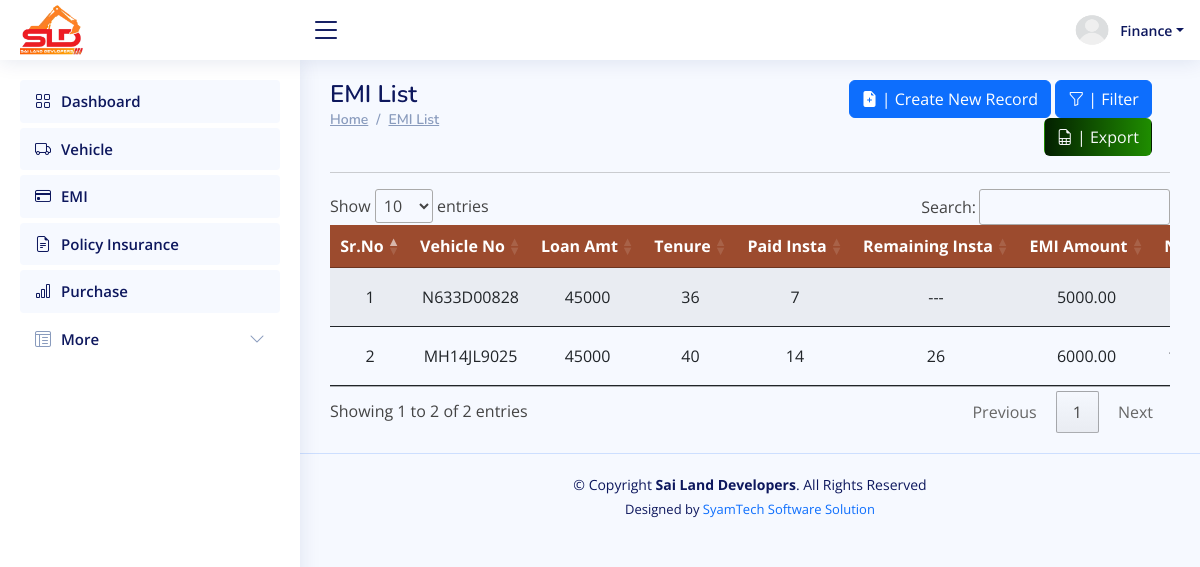
Page /finance/emi_list/ (signed in) on the committed database.
### ERP_Admin/models.py (models this page shows, shortened)
class CustomUser(AbstractUser):
    is_admin = models.BooleanField(default=False)
    is_account = models.BooleanField(default=False)
    is_workshop = models.BooleanField(default=False)
    is_driver = models.BooleanField(default=False)
    is_finance = models.BooleanField(default=False)
    is_fuel = models.BooleanField(default=False)
    emp_id = models.OneToOneField(EMP_ID, on_delete=models.CASCADE, null=True)
    profile_photo=models.ImageField(upload_to="profile_images", max_length=None, null=True, blank=True)
    groups = models.ManyToManyField(
        Group,
        related_name='customuser_groups',  # Custom reverse relation name
        blank=True
    )
    user_permissions = models.ManyToManyField(
        Permission,
        related_name='customuser_permissions',  # Custom reverse relation name
        blank=True
    )
    def __str__(self):
        return self.username

class EMI(models.Model):
    vehicle = models.ForeignKey(Vehicle, on_delete=models.CASCADE, related_name='emis')
    finance_bank = models.ForeignKey(Finance_Bank, on_delete=models.CASCADE, related_name='emis',null=True, blank=True)
    loan_account_no=models.CharField(max_length=50,null=True)
    emi_amount = models.DecimalField(max_digits=10,default=0, decimal_places=2)
    loan_amount=models.BigIntegerField()
    total_installments = models.PositiveIntegerField(default=0)
    paid_installments = models.PositiveIntegerField(default=0)
    next_due_date = models.DateField(null=True, blank=True)
    file=models.FileField(upload_to='emi/', max_length=100)
    frequency = models.CharField( max_length=20, choices=FREQUENCY_CHOICES,  default='monthly' )
    status = models.CharField( max_length=20, choices=EMI_STATUS_CHOICES,  default='pending' )
    interest_rate = models.DecimalField(null=True, blank=True,max_digits=5, decimal_places=2, help_text='Interest rate in percentage')
    tenure = models.PositiveIntegerField()
    @property
    def remaining_installments(self):
        return self.tenure - self.paid_installments

class Vehicle(models.Model):
    owner_name = models.CharField(max_length=50,null=True,blank=True)
    model_name = models.ForeignKey(VehicleModel, related_name='vehicle_model_name', null=True, blank=True, on_delete=models.CASCADE)
    vehicle_number = models.CharField(max_length=50, unique=True)
    status=models.CharField(max_length=50, default='active', choices=VEHICLE_STATUS)
    def __str__(self):
        return f"{self.model_name.model_name} ({self.vehicle_number[:-5]} {self.vehicle_number[-4:]})"

### ERP_Finance/views.py (the view)
# urls.py: path('emi_list/', views.emi_list, name='finance_emi_list'),
@finance_required
def emi_list(request):
    emi=EMI.objects.select_related('vehicle').order_by('next_due_date')
    filter = EMIFilter(request.GET, queryset=emi)
    filtered_data = filter.qs  # Filtered queryset
    form=EMIForm()
    context={
        'form':form,
        'emi':filtered_data,
        'filter':filter,
    }
    return render(request, 'finance_emi_list.html',context)

### ERP_Finance/forms.py (shortened to what this page needs)
class EMIForm(forms.ModelForm):
    class Meta:
        model = EMI
        fields = ['vehicle', 'finance_bank','loan_account_no','next_due_date', 'loan_amount','emi_amount','tenure', 'paid_installments', 'file','frequency','status']
        widgets = {
            'next_due_date': forms.DateInput(attrs={'type': 'date'}),
            'loan_amount': forms.NumberInput(attrs={'placeholder': 'Enter Loan Amount'}),
            'total_installments': forms.NumberInput(attrs={'placeholder': 'Total Installments'}),
            'paid_installments': forms.NumberInput(attrs={'placeholder': 'Paid Installments'}),
            'file': forms.ClearableFileInput(attrs={'class': 'form-control'}),
        }

### ERP_Admin/models.py (called while the page is built)
    def __str__(self):
        return self.bank_name

### ERP_Finance/views.py (called while the page is built)
def finance_required(function):
    @wraps(function)
    def _wrapped_view(request, *args, **kwargs):
        if not request.user.is_authenticated:
            return redirect('/login')  # Redirect to login if not logged in
        if not request.user.is_finance:
            return redirect('/login')  # Redirect to login if user is not in Finance role
        return function(request, *args, **kwargs)
    return _wrapped_view

### ERP_Finance/templates/finance_emi_list.html (shortened to what this page needs)
{% extends "finance_base.html" %}
{% load crispy_forms_tags %}
{% block content %}
<main id="main" class="main">
        <div class="row">
            <div class="col-sm-6">
                <div class="pagetitle">
                    <h1>EMI List</h1>
                    <nav>
                        <ol class="breadcrumb">
                            <li class="breadcrumb-item"><a href="#">Home</a></li>
                            <li class="breadcrumb-item"><a href="#">EMI List </a></li>
                        </ol>
                    </nav>
                </div>
            </div>
            <div class="col-sm-6">
                <div class="container" style="max-width:97%;">
                    <div class="text-lg-end text-start">
                        <a href="#" class="btn btn-primary" data-toggle="modal"
                        data-target="#model_create_emi"><i class="bi bi-file-earmark-plus-fill"></i> | Create New Record</a>
                        <a href="#" class="btn btn-primary" data-toggle="modal"
                            data-target="#model_filter"> <i class="bi bi-funnel"></i> | Filter</a>
                            <a href="#" class="btn text-light" data-toggle="modal"
                            data-target="#model_export_excel" style="background: linear-gradient(90deg, rgb(3, 32, 0) 0%,   rgb(31, 141, 0) 100%);"><i class="bi bi-file-earmark-spreadsheet"></i> | Export</a>
                    </div>
                </div>
            </div>
        </div>
        <section class="section dashboard">
            <hr>
            <div class="row">
                <div class="col-lg-12">
                    <div class="row">
                        <div class="container" style=" overflow:scroll;">
                            <table id="emi_table" class="table table-striped" style="overflow: scroll; width: 100%; min-width: max-content" >
                                <thead>
                                    <tr style="background:#9c4b2e;">
                                        <th scope="col" class="text-center text-white">Sr.No</th>
                                        <th scope="col" class="text-center text-white">Vehicle No</th>
                                        <th scope="col" class="text-center text-white">Loan Amt</th>
                                        <th scope="col" class="text-center text-white">Tenure</th>
                                        <th scope="col" class="text-center text-white">Paid Insta</th>
                                        <th scope="col" class="text-center text-white">Remaining Insta</th>
                                        <th scope="col" class="text-center text-white">EMI Amount</th>
                                        <th scope="col" class="text-center text-white">Next Due</th>
                                    </tr>
                                </thead>
                                <tbody>
                                    {% if emi %}
                                    {% for r in emi %}
                                    <tr>
                                        <td class="text-center">{{ forloop.counter }}</td>
                                        <td class="text-center">{{ r.vehicle.vehicle_number }}</td>
                                        <td class="text-center">{{ r.loan_amount }}</td>
                                        <td class="text-center">{{ r.tenure }}</td>
                                        <td class="text-center">{{ r.paid_installments }}</td>
                                        <td class="text-center">{% if r.status == "pending" %}{{ r.remaining_installments }}{% else %}---{% endif %}</td>
                                        <td class="text-center">{{ r.emi_amount }}</td>
                                        <td class="text-center">{% if r.status == "pending" %}{{ r.next_due_date|date:"d-m-Y" }}{% else %}---{% endif %}</td>
                                    </tr>
                                    {% endfor %}
                                    {% else %}
                                    <tr>
                                        <td colspan="8" class="text-center">No EMI found</td>
                                    </tr>
                                    {% endif %}
                                </tbody>
                            </table>
                        </div>
                    </div>
                </div>
            </div>
        </section>
</main>
{% endblock content %}

### ERP_Finance/templates/finance_base.html (shortened to what this page needs)
{% load static %}
<html lang="en">
<head>
    <link href="https://unpkg.com/aos@2.3.1/dist/aos.css" rel="stylesheet">
    <link rel="stylesheet" type="text/css" href="https://cdn.datatables.net/1.11.5/css/jquery.dataTables.min.css">
    <link rel="stylesheet" href="https://cdn.jsdelivr.net/npm/bootstrap-icons@1.10.3/font/bootstrap-icons.css">
</head>
<body>
<header id="header" class="header fixed-top d-flex align-items-center">
    <div class="d-flex align-items-center justify-content-between">
        <a href=" " class="logo d-flex align-items-center">
                <img src="{% static 'img/sld-logo.png' %}" alt="Sai Land Developers - Logo">
        </a>
        <i class="bi bi-list toggle-sidebar-btn"></i>
    </div>
    <nav class="header-nav ms-auto">
        <ul class="d-flex align-items-center">
            <li class="nav-item dropdown pe-3 text-center  ">
                <a class="nav-link nav-profile d-flex align-items-center pe-0" href="#" data-bs-toggle="dropdown">
                    {% if request.user.profile_photo %}
                    <img src="/media/{{request.user.profile_photo}}" alt="Profile" class="rounded-circle" style="width: 40px; height: 40px;">
                    {% else %}
                    <img src="/media/default-profile.webp" alt="Profile" class="rounded-circle"  style="width: 40px; height: 40px;">
                    {% endif %}
                    <span class="d-none d-md-block dropdown-toggle ps-2">{{request.user}}</span>
                </a>
            </li>
        </ul>
    </nav>
</header>
<aside id="sidebar" class="sidebar">
    <ul class="sidebar-nav" id="sidebar-nav">
        <li class="nav-item">
            <a class="nav-link" href="{% url 'finance_dashboard' %}">
                <i class="bi bi-grid"></i>
                <span>Dashboard</span>
            </a>
        </li>
        <li class="nav-item">
            <a class="nav-link" href="{% url 'finance_vehicle_list' %}">
                <i class="bi bi-truck"></i>
                <span>Vehicle</span>
            </a>
        </li>
        <li class="nav-item">
            <a class="nav-link" href="{% url 'finance_emi_list' %}">
                <i class="bi bi-credit-card"></i>
                <span>EMI</span>
            </a>
        </li>
        <li class="nav-item">
            <a class="nav-link" href="{% url 'finance_policy_list' %}">
                <i class="bi bi-file-earmark-text"></i>
                <span>Policy Insurance</span>
            </a>
        </li>
        <li class="nav-item">
            <a class="nav-link" href="{% url 'finance_purchase_list' %}">
                <i class="bi bi-bar-chart"></i>
                <span>Purchase</span>
            </a>
        </li>
        <li class="nav-item">
            <a class="nav-link collapsed" data-bs-target="#tables-nav" data-bs-toggle="collapse" href="#">
              <i class="bi bi-layout-text-window-reverse"></i><span>More</span><i class="bi bi-chevron-down ms-auto"></i>
            </a>
        </li>
    </ul>
</aside>
{% block content %}{% endblock content %}
<footer id="footer" class="footer text-center">
    <div class="copyright">
        &copy; Copyright <strong><span>Sai Land Developers</span></strong>. All Rights Reserved
    </div>
    <div class="credits">
        Designed by <a href="#" style="text-decoration:none;">SyamTech Software Solution</a>
    </div>
</footer>
</body>
<link rel="stylesheet" href="https://cdnjs.cloudflare.com/ajax/libs/selectize.js/0.15.2/css/selectize.min.css"/>
</html>

### ERP_Finance/templates/finance_emi_list.html (style rules this page uses)
.dropdown { position: relative; display: inline-block; }

### rows in the picture
CustomUser: user "Finance"
EMI: vehicle.vehicle_number "N633D00828", loan_amount "45000", tenure "36", paid_installments "7", emi_amount "5000.00"
EMI: vehicle.vehicle_number "MH14JL9025", loan_amount "45000", tenure "40", paid_installments "14", remaining_installments "26", emi_amount "6000.00"
